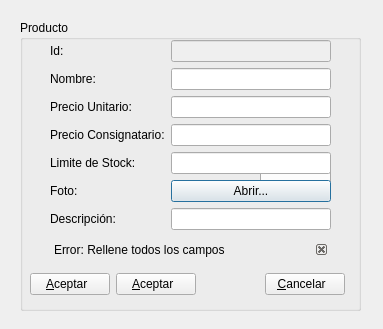
<?xml version="1.0" encoding="UTF-8"?>
<ui version="4.0">
 <class>eproducto</class>
 <widget class="QDialog" name="eproducto">
  <property name="geometry">
   <rect>
    <x>0</x>
    <y>0</y>
    <width>383</width>
    <height>329</height>
   </rect>
  </property>
  <property name="windowTitle">
   <string>Dialog</string>
  </property>
  <widget class="QGroupBox" name="groupBox">
   <property name="geometry">
    <rect>
     <x>20</x>
     <y>20</y>
     <width>341</width>
     <height>291</height>
    </rect>
   </property>
   <property name="title">
    <string>Producto</string>
   </property>
   <widget class="QWidget" name="formLayoutWidget">
    <property name="geometry">
     <rect>
      <x>30</x>
      <y>20</y>
      <width>281</width>
      <height>221</height>
     </rect>
    </property>
    <layout class="QFormLayout" name="formLayout">
     <property name="fieldGrowthPolicy">
      <enum>QFormLayout::AllNonFixedFieldsGrow</enum>
     </property>
     <item row="0" column="0">
      <widget class="QLabel" name="label">
       <property name="text">
        <string>Id:</string>
       </property>
      </widget>
     </item>
     <item row="0" column="1">
      <widget class="QLineEdit" name="a">
       <property name="enabled">
        <bool>false</bool>
       </property>
      </widget>
     </item>
     <item row="1" column="0">
      <widget class="QLabel" name="label_2">
       <property name="text">
        <string>Nombre:</string>
       </property>
      </widget>
     </item>
     <item row="1" column="1">
      <widget class="QLineEdit" name="b"/>
     </item>
     <item row="2" column="0">
      <widget class="QLabel" name="label_3">
       <property name="text">
        <string>Precio Unitario:</string>
       </property>
      </widget>
     </item>
     <item row="2" column="1">
      <widget class="QLineEdit" name="c"/>
     </item>
     <item row="3" column="0">
      <widget class="QLabel" name="label_4">
       <property name="text">
        <string>Precio Consignatario:</string>
       </property>
      </widget>
     </item>
     <item row="3" column="1">
      <widget class="QLineEdit" name="pconsig"/>
     </item>
     <item row="4" column="0">
      <widget class="QLabel" name="label_7">
       <property name="text">
        <string>Limite de Stock:</string>
       </property>
      </widget>
     </item>
     <item row="4" column="1">
      <widget class="QLineEdit" name="d"/>
     </item>
     <item row="5" column="0">
      <widget class="QLabel" name="label_5">
       <property name="text">
        <string>Foto:</string>
       </property>
      </widget>
     </item>
     <item row="5" column="1">
      <widget class="QPushButton" name="eabrir">
       <property name="text">
        <string>Abrir...</string>
       </property>
      </widget>
     </item>
     <item row="6" column="0">
      <widget class="QLabel" name="label_6">
       <property name="text">
        <string>Descripción:</string>
       </property>
      </widget>
     </item>
     <item row="6" column="1">
      <widget class="QLineEdit" name="f"/>
     </item>
    </layout>
   </widget>
   <widget class="QWidget" name="horizontalLayoutWidget">
    <property name="geometry">
     <rect>
      <x>10</x>
      <y>250</y>
      <width>315</width>
      <height>29</height>
     </rect>
    </property>
    <layout class="QHBoxLayout" name="horizontalLayout">
     <item>
      <widget class="QPushButton" name="aceptar">
       <property name="text">
        <string>&amp;Aceptar  </string>
       </property>
       <property name="icon">
        <iconset resource="pandasoft.qrc">
         <normaloff>:/images/dialog-ok.png</normaloff>:/images/dialog-ok.png</iconset>
       </property>
      </widget>
     </item>
     <item>
      <widget class="QPushButton" name="editar">
       <property name="text">
        <string>&amp;Aceptar  </string>
       </property>
       <property name="icon">
        <iconset resource="pandasoft.qrc">
         <normaloff>:/images/dialog-ok.png</normaloff>:/images/dialog-ok.png</iconset>
       </property>
      </widget>
     </item>
     <item>
      <spacer name="horizontalSpacer">
       <property name="orientation">
        <enum>Qt::Horizontal</enum>
       </property>
       <property name="sizeHint" stdset="0">
        <size>
         <width>40</width>
         <height>20</height>
        </size>
       </property>
      </spacer>
     </item>
     <item>
      <widget class="QPushButton" name="cancelar">
       <property name="text">
        <string>&amp;Cancelar  </string>
       </property>
       <property name="icon">
        <iconset resource="pandasoft.qrc">
         <normaloff>:/images/dialog-cancel.png</normaloff>:/images/dialog-cancel.png</iconset>
       </property>
      </widget>
     </item>
    </layout>
   </widget>
  </widget>
  <widget class="QDockWidget" name="informacion">
   <property name="geometry">
    <rect>
     <x>50</x>
     <y>240</y>
     <width>279</width>
     <height>20</height>
    </rect>
   </property>
   <property name="minimumSize">
    <size>
     <width>80</width>
     <height>20</height>
    </size>
   </property>
   <property name="maximumSize">
    <size>
     <width>524287</width>
     <height>20</height>
    </size>
   </property>
   <property name="font">
    <font>
     <weight>50</weight>
     <bold>false</bold>
    </font>
   </property>
   <property name="features">
    <set>QDockWidget::DockWidgetClosable</set>
   </property>
   <property name="windowTitle">
    <string>Error: Rellene todos los campos</string>
   </property>
   <widget class="QWidget" name="informacion_3"/>
  </widget>
  <widget class="QLineEdit" name="e">
   <property name="enabled">
    <bool>true</bool>
   </property>
   <property name="geometry">
    <rect>
     <x>260</x>
     <y>160</y>
     <width>71</width>
     <height>25</height>
    </rect>
   </property>
  </widget>
  <widget class="QLabel" name="imagenlabel">
   <property name="geometry">
    <rect>
     <x>100</x>
     <y>180</y>
     <width>55</width>
     <height>41</height>
    </rect>
   </property>
   <property name="text">
    <string/>
   </property>
  </widget>
  <zorder>e</zorder>
  <zorder>groupBox</zorder>
  <zorder>informacion</zorder>
  <zorder>imagenlabel</zorder>
 </widget>
 <resources>
  <include location="pandasoft.qrc"/>
 </resources>
 <connections>
  <connection>
   <sender>cancelar</sender>
   <signal>clicked()</signal>
   <receiver>eproducto</receiver>
   <slot>reject()</slot>
   <hints>
    <hint type="sourcelabel">
     <x>343</x>
     <y>262</y>
    </hint>
    <hint type="destinationlabel">
     <x>256</x>
     <y>298</y>
    </hint>
   </hints>
  </connection>
 </connections>
 <slots>
  <signal>openFile()</signal>
 </slots>
</ui>
